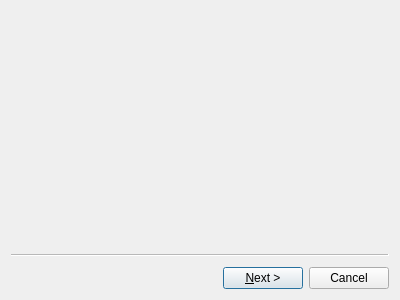
<?xml version="1.0" encoding="UTF-8"?>
<ui version="4.0">
 <class>Wizard</class>
 <widget class="QWizard" name="Wizard">
  <property name="geometry">
   <rect>
    <x>0</x>
    <y>0</y>
    <width>400</width>
    <height>300</height>
   </rect>
  </property>
  <property name="windowTitle">
   <string>Boundless First Run Wizard</string>
  </property>
  <property name="options">
   <set>QWizard::NoBackButtonOnStartPage</set>
  </property>
  <widget class="WelcomePage" name="mPageWelcome"/>
  <widget class="CredentialsPage" name="mPageCredentials"/>
  <widget class="PluginsPage" name="mPagePlugins"/>
 </widget>
 <customwidgets>
  <customwidget>
   <class>WelcomePage</class>
   <extends>QWizardPage</extends>
   <header location="global">boundlessconnect.gui.welcomepage</header>
   <container>1</container>
  </customwidget>
  <customwidget>
   <class>CredentialsPage</class>
   <extends>QWizardPage</extends>
   <header location="global">boundlessconnect.gui.credentialspage</header>
   <container>1</container>
  </customwidget>
  <customwidget>
   <class>PluginsPage</class>
   <extends>QWizardPage</extends>
   <header location="global">boundlessconnect.gui.pluginspage</header>
   <container>1</container>
  </customwidget>
 </customwidgets>
 <resources/>
 <connections/>
</ui>
